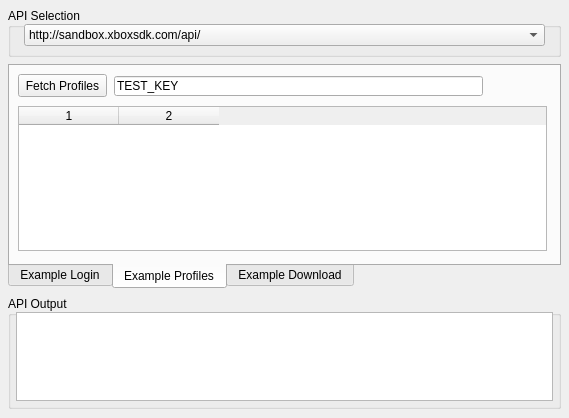
<?xml version="1.0" encoding="UTF-8"?>
<ui version="4.0">
 <class>XboxSDK</class>
 <widget class="QMainWindow" name="XboxSDK">
  <property name="geometry">
   <rect>
    <x>0</x>
    <y>0</y>
    <width>569</width>
    <height>418</height>
   </rect>
  </property>
  <property name="windowTitle">
   <string>XboxSDK</string>
  </property>
  <widget class="QWidget" name="centralWidget">
   <widget class="QTabWidget" name="tabWidget">
    <property name="geometry">
     <rect>
      <x>8</x>
      <y>64</y>
      <width>553</width>
      <height>225</height>
     </rect>
    </property>
    <property name="tabPosition">
     <enum>QTabWidget::South</enum>
    </property>
    <property name="tabShape">
     <enum>QTabWidget::Rounded</enum>
    </property>
    <property name="currentIndex">
     <number>1</number>
    </property>
    <property name="elideMode">
     <enum>Qt::ElideLeft</enum>
    </property>
    <property name="movable">
     <bool>true</bool>
    </property>
    <widget class="QWidget" name="tab">
     <attribute name="title">
      <string>Example Login</string>
     </attribute>
     <widget class="QGroupBox" name="groupBox_2">
      <property name="geometry">
       <rect>
        <x>8</x>
        <y>8</y>
        <width>529</width>
        <height>65</height>
       </rect>
      </property>
      <property name="title">
       <string>User Credentials</string>
      </property>
      <widget class="QLineEdit" name="txtPassword">
       <property name="geometry">
        <rect>
         <x>152</x>
         <y>24</y>
         <width>137</width>
         <height>20</height>
        </rect>
       </property>
       <property name="inputMask">
        <string/>
       </property>
       <property name="text">
        <string/>
       </property>
       <property name="maxLength">
        <number>32767</number>
       </property>
       <property name="echoMode">
        <enum>QLineEdit::PasswordEchoOnEdit</enum>
       </property>
       <property name="placeholderText">
        <string>Password</string>
       </property>
      </widget>
      <widget class="QPushButton" name="btnLogin">
       <property name="geometry">
        <rect>
         <x>296</x>
         <y>24</y>
         <width>75</width>
         <height>23</height>
        </rect>
       </property>
       <property name="text">
        <string>Login</string>
       </property>
      </widget>
      <widget class="QLineEdit" name="txtUsername">
       <property name="geometry">
        <rect>
         <x>8</x>
         <y>24</y>
         <width>137</width>
         <height>20</height>
        </rect>
       </property>
       <property name="inputMask">
        <string/>
       </property>
       <property name="text">
        <string/>
       </property>
       <property name="maxLength">
        <number>32767</number>
       </property>
       <property name="placeholderText">
        <string>Username</string>
       </property>
      </widget>
      <widget class="QPushButton" name="btnReset">
       <property name="geometry">
        <rect>
         <x>376</x>
         <y>24</y>
         <width>75</width>
         <height>23</height>
        </rect>
       </property>
       <property name="text">
        <string>Reset</string>
       </property>
      </widget>
     </widget>
     <widget class="QGroupBox" name="grpLoginInfo">
      <property name="enabled">
       <bool>true</bool>
      </property>
      <property name="geometry">
       <rect>
        <x>8</x>
        <y>80</y>
        <width>529</width>
        <height>105</height>
       </rect>
      </property>
      <property name="title">
       <string>User Info</string>
      </property>
      <property name="flat">
       <bool>false</bool>
      </property>
      <property name="checkable">
       <bool>false</bool>
      </property>
      <widget class="QPushButton" name="btnLogout">
       <property name="geometry">
        <rect>
         <x>440</x>
         <y>72</y>
         <width>75</width>
         <height>23</height>
        </rect>
       </property>
       <property name="text">
        <string>Logout</string>
       </property>
      </widget>
      <widget class="QLabel" name="lblUsername">
       <property name="geometry">
        <rect>
         <x>8</x>
         <y>24</y>
         <width>289</width>
         <height>16</height>
        </rect>
       </property>
       <property name="text">
        <string>Username:</string>
       </property>
      </widget>
      <widget class="QLabel" name="lblEmail">
       <property name="geometry">
        <rect>
         <x>8</x>
         <y>48</y>
         <width>265</width>
         <height>16</height>
        </rect>
       </property>
       <property name="text">
        <string>Email:</string>
       </property>
      </widget>
     </widget>
    </widget>
    <widget class="QWidget" name="tab_2">
     <attribute name="title">
      <string>Example Profiles</string>
     </attribute>
     <widget class="QPushButton" name="btnFetchProfiles">
      <property name="geometry">
       <rect>
        <x>8</x>
        <y>8</y>
        <width>89</width>
        <height>23</height>
       </rect>
      </property>
      <property name="text">
       <string>Fetch Profiles</string>
      </property>
     </widget>
     <widget class="QTableWidget" name="tblProfiles">
      <property name="geometry">
       <rect>
        <x>8</x>
        <y>40</y>
        <width>529</width>
        <height>145</height>
       </rect>
      </property>
      <property name="gridStyle">
       <enum>Qt::DotLine</enum>
      </property>
      <property name="sortingEnabled">
       <bool>true</bool>
      </property>
      <property name="columnCount">
       <number>2</number>
      </property>
      <attribute name="verticalHeaderVisible">
       <bool>false</bool>
      </attribute>
      <attribute name="verticalHeaderHighlightSections">
       <bool>false</bool>
      </attribute>
      <column/>
      <column/>
     </widget>
     <widget class="QLineEdit" name="txtAPIKey">
      <property name="geometry">
       <rect>
        <x>104</x>
        <y>10</y>
        <width>369</width>
        <height>20</height>
       </rect>
      </property>
      <property name="text">
       <string>TEST_KEY</string>
      </property>
      <property name="placeholderText">
       <string>API Key</string>
      </property>
     </widget>
    </widget>
    <widget class="QWidget" name="tab_3">
     <attribute name="title">
      <string>Example Download</string>
     </attribute>
     <widget class="QPushButton" name="pushButton">
      <property name="geometry">
       <rect>
        <x>72</x>
        <y>88</y>
        <width>75</width>
        <height>23</height>
       </rect>
      </property>
      <property name="text">
       <string>Query API</string>
      </property>
     </widget>
    </widget>
   </widget>
   <widget class="QGroupBox" name="groupBox">
    <property name="geometry">
     <rect>
      <x>8</x>
      <y>296</y>
      <width>553</width>
      <height>113</height>
     </rect>
    </property>
    <property name="title">
     <string>API Output</string>
    </property>
    <widget class="QListWidget" name="dbgOut">
     <property name="geometry">
      <rect>
       <x>8</x>
       <y>16</y>
       <width>537</width>
       <height>89</height>
      </rect>
     </property>
     <property name="autoScroll">
      <bool>true</bool>
     </property>
     <property name="autoScrollMargin">
      <number>3</number>
     </property>
     <property name="editTriggers">
      <set>QAbstractItemView::NoEditTriggers</set>
     </property>
     <property name="showDropIndicator" stdset="0">
      <bool>false</bool>
     </property>
     <property name="dragDropMode">
      <enum>QAbstractItemView::NoDragDrop</enum>
     </property>
     <property name="alternatingRowColors">
      <bool>true</bool>
     </property>
     <property name="movement">
      <enum>QListView::Free</enum>
     </property>
     <property name="flow">
      <enum>QListView::TopToBottom</enum>
     </property>
    </widget>
   </widget>
   <widget class="QGroupBox" name="groupBox_3">
    <property name="geometry">
     <rect>
      <x>8</x>
      <y>8</y>
      <width>553</width>
      <height>49</height>
     </rect>
    </property>
    <property name="title">
     <string>API Selection</string>
    </property>
    <widget class="QComboBox" name="comboBox">
     <property name="geometry">
      <rect>
       <x>16</x>
       <y>16</y>
       <width>521</width>
       <height>22</height>
      </rect>
     </property>
     <item>
      <property name="text">
       <string>http://sandbox.xboxsdk.com/api/</string>
      </property>
     </item>
     <item>
      <property name="text">
       <string>https://xboxsdk.com/api/</string>
      </property>
     </item>
    </widget>
   </widget>
  </widget>
 </widget>
 <layoutdefault spacing="6" margin="11"/>
 <resources/>
 <connections/>
</ui>
